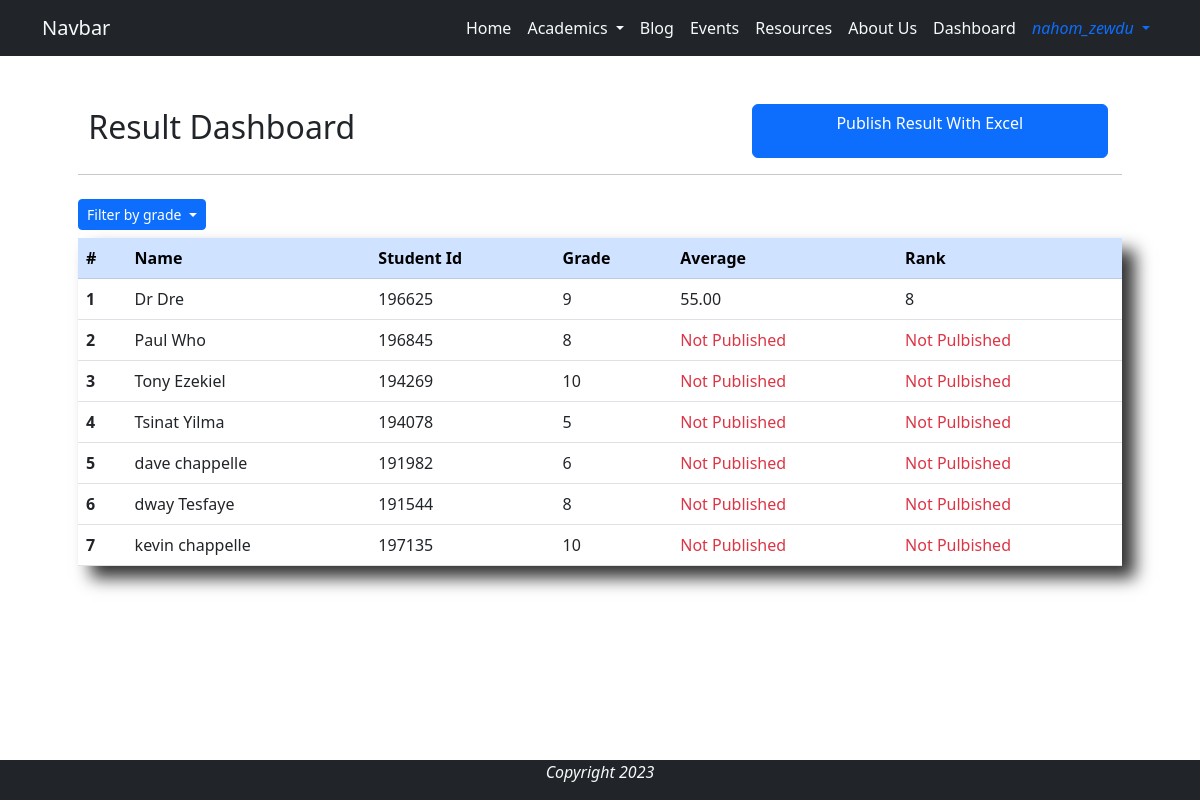
The page /result_dashboard/all (signed in) on the database its author committed.
### base/models.py (models this page shows, shortened)
class Student(models.Model):
    GENDER_CHOICES = [
        ('M', 'Male'),
        ('F', 'Female')
    ]
    GRADE_CHOICES = [
        ('5', 'Grade 5'),
        ('6', 'Grade 6'),
        ('7', 'Grade 7'),
        ('8', 'Grade 8'),
        ('9', 'Grade 9'),
        ('10', 'Grade 10'),
    ]
    user = models.OneToOneField(User, on_delete=models.CASCADE, verbose_name='Student')
    name = models.CharField(max_length=44, null=True, blank=True)
    image = models.ImageField(null=True, blank=True, upload_to='profile/', default='user.jpg')
    student_id = models.CharField(max_length=6, unique=True, editable=False)
    grade = models.CharField(max_length=2, choices=GRADE_CHOICES, null=False, blank=False)
    age = models.IntegerField(null=False, blank=False)
    gender = models.CharField(max_length=6, choices=GENDER_CHOICES, null=False, blank=False)
    parent_phone = models.CharField(max_length=20, null=True, blank=True)

class Score(models.Model):
    SEMESTER_CHOICE =[
        ('First Semester', '1st'),
        ('Second Semester', '2nd')
    ]
    student = models.ForeignKey(Student, on_delete=models.CASCADE, related_name='scores')
    semester = models.CharField(max_length=30, choices=SEMESTER_CHOICE, null=False, blank=False)
    physics = models.DecimalField(max_digits=5, decimal_places=2, null=True, blank=True)
    chemistry = models.DecimalField(max_digits=5, decimal_places=2, null=True, blank=True)
    biology = models.DecimalField(max_digits=5, decimal_places=2, null=True, blank=True)
    average = models.DecimalField(max_digits=5, decimal_places=2, null=False, blank=False)
    rank = models.IntegerField(null=False, blank=False)

### base/views.py (the view)
# urls.py: path('result_dashboard/<str:grade>', views.result_dashboard, name='result_dashboard'),
@login_required
@user_passes_test(lambda user: user.is_staff)
def result_dashboard(request, grade=None):
    if grade == 'all':
        students = Student.objects.order_by('name')
    else:
        students = Student.objects.filter(grade=grade)
    context = {
        'students': students,
    }
    return render(request, 'dashboard/result_dashboard.html', context)

### base/templates/dashboard/result_dashboard.html (shortened to what this page needs)
{% extends 'base/base.html' %}
{% load static %}
{% block content %}
<div class="container p-5">
    <div class="row d-flex justify-content-around">
        <h2 class="p-1 col-7">Result Dashboard</h2>
        <a href="{% url 'base:publish_result'%}" class="col-4 btn btn-primary mx-2">Publish Result With Excel</a>
    </div>
    <hr>
    <div class="btn-group my-2">
        <button class="btn btn-primary btn-sm dropdown-toggle" type="button" data-bs-toggle="dropdown" aria-expanded="false">
          Filter by grade
        </button>
    </div>
    <div class="shadow-xlg">
        <table class="table">
            <thead class="table-primary">
            <tr>
                <th scope="col">#</th>
                <th scope="col">Name</th>
                <th scope="col">Student Id</th>
                <th scope="col">Grade</th>
                <th scope="col">Average</th>
                <th scope="col">Rank</th>
            </tr>
            </thead>
            <tbody>
                {% for student in students %}
                    <tr class="dashboard-row" href="{% url 'base:student_update' student.student_id %}">
                        <th scope="row">{{ forloop.counter }}</th>
                        <td>{{ student.name }}</td>
                        <td>{{ student.student_id }}</td>
                        <td>{{ student.grade }}</td>
                        {% with score=student.scores.all|first %}
                            {% if score %}
                                <td>{{ score.average }}</td>
                                <td>{{ score.rank }}</td>
                            {% else %}
                                <td class="text-danger">Not Published</td>
                                <td class="text-danger">Not Pulbished</td>
                            {% endif %}
                        {% endwith %}
                    </tr>
                {% endfor %}
            </tbody>
        </table>
    </div>
</div>
{% endblock %}

### base/templates/base/navigation.html (shortened to what this page needs)
<nav class="navbar sticky-top navbar-expand-lg bg-dark">
    <div class="container">
        <a class="navbar-brand text-light" href="{% url 'base:home' %}">Navbar</a>
        <div class="collapse navbar-collapse justify-content-end" id="navbarNav">
            <ul class="navbar-nav">
                <li class="nav-item">
                    <a class="nav-link text-light active text-light" aria-current="page" href="{% url 'base:home' %}">Home</a>
                </li>
                <li class="nav-item dropdown">
                    <a class="nav-link dropdown-toggle text-light" href="#" role="button" data-bs-toggle="dropdown" aria-expanded="false">
                    Academics
                    </a>
                </li>
                <li class="nav-item" data-bs-toggle="tooltip"  data-bs-placement="bottom" data-bs-title="Coming Soon...">
                    <a class="nav-link text-light" href="#">Blog</a>
                </li>
                <li class="nav-item">
                    <a class="nav-link text-light" href="#">Events</a>
                </li>
                <li class="nav-item">
                    <a class="nav-link text-light" href="#">Resources</a>
                </li>
                <li class="nav-item">
                    <a class="nav-link text-light" href="#">About Us</a>
                </li>
                {% if user.is_staff %}
                <li class="nav-item">
                    <a class="nav-link text-light" href="{% url 'base:dashboard' %}">Dashboard</a>
                </li>
                {% endif %}
                {% if user.is_authenticated %}
                    <li class="nav-item dropdown">
                        <a class="nav-link text-primary dropdown-toggle" href="#" role="button" data-bs-toggle="dropdown" aria-expanded="false">
                            <i class="fa fa-user" aria-hidden="true"> {{user.username}} </i>
                        </a>
                    </li>
                {% endif %}
            </ul>
        </div>
    </div>
</nav>

### base/static/css/style.css (style rules this page uses)
.shadow-xlg { box-shadow: 13px 12px 16px rgba(0, 0, 0, 0.8) }
.navbar-nav .nav-link { transition: 1s; }
.dashboard-row th { transition: background-color 0.2s ease-in; }
.dashboard-row td { transition: background-color 0.4s ease-in; }

### rows shown on the page
Student: name "Dr Dre", student_id "196625", grade "9", scores.average "55.00", scores.rank "8"
Student: name "Paul Who", student_id "196845", grade "8", shows "Not Published"
Student: name "Tony Ezekiel", student_id "194269", grade "10", shows "Not Published"
Student: name "Tsinat Yilma", student_id "194078", grade "5", shows "Not Published"
Student: name "dave chappelle", student_id "191982", grade "6", shows "Not Published"
Student: name "dway Tesfaye", student_id "191544", grade "8", shows "Not Published"
Student: name "kevin chappelle", student_id "197135", grade "10", shows "Not Published"

### other values the page prints
{{ user.username }} "nahom_zewdu"
